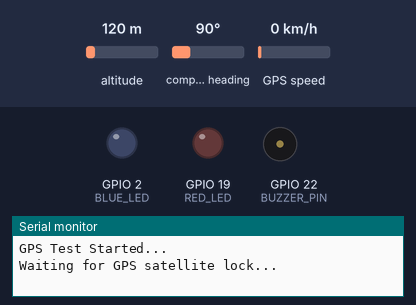
This sketch was run on a simulated ESP32. Shown: output pins drawn as LEDs (lit = HIGH), buzzer (waves = sounding), the last lines printed to the serial monitor. The inputs (shaded band) are chosen by the test bench; at power-on: altitude 120 m, compass heading 90°, GPS speed 0 km/h. The GPS gets a fix after 3 s at 37.7749, -122.4194 with 8 satellites.

Above: at 0.1 s.
At 20.4 s:
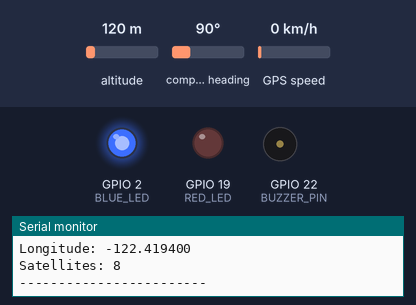
At 39.7 s:
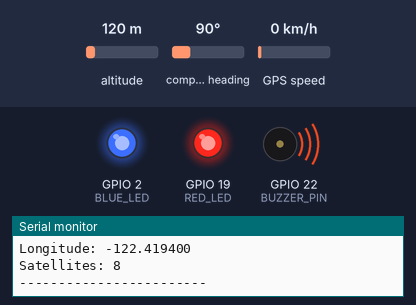
Timing chart, 0 to 40.0 s (numbered marks = the images above):
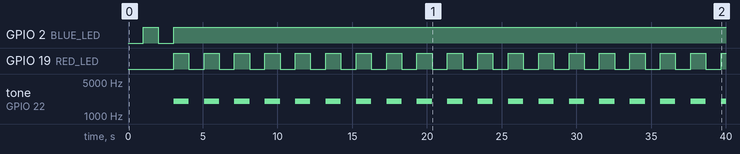

Measured:
- by itself, GPIO 2 (BLUE_LED): LOW → HIGH at 1.0 s, → LOW 1.0 s later, → HIGH 1.0 s later
- by itself, GPIO 19 (RED_LED): alternates HIGH for 1.0 s and LOW for 1.0 s
- by itself, tone on GPIO 22 (BUZZER_PIN): alternates 2000 Hz for 1.0 s and silent for 1.0 s

The sketch:

esp32_irl_implementation_single_bb_test.ino
```cpp
#include <TinyGPS++.h>

#define BUZZER_PIN 22
#define RED_LED 19
#define BLUE_LED 2

#define GPS_RX 16
#define GPS_TX 17

TinyGPSPlus gps;
HardwareSerial GPS(2);

unsigned long previousMillis = 0;
bool alertState = false;

void setup()
{
    Serial.begin(115200);

    // GPS UART2
    GPS.begin(9600, SERIAL_8N1, GPS_RX, GPS_TX);

    pinMode(BUZZER_PIN, OUTPUT);
    pinMode(RED_LED, OUTPUT);
    pinMode(BLUE_LED, OUTPUT);

    digitalWrite(BUZZER_PIN, LOW);
    digitalWrite(RED_LED, LOW);
    digitalWrite(BLUE_LED, LOW);

    Serial.println("GPS Test Started...");
}

void loop()
{
    // Read GPS data
    while (GPS.available())
    {
        gps.encode(GPS.read());
    }

    // Check if GPS has a valid location
    if (gps.location.isValid())
    {
        // Blue LED ON = GPS locked
        digitalWrite(BLUE_LED, HIGH);

        // Blink red LED + buzzer
        if (millis() - previousMillis >= 500)
        {
            previousMillis = millis();

            alertState = !alertState;

            if (alertState)
            {
                digitalWrite(RED_LED, HIGH);
                tone(BUZZER_PIN, 2000);
            }
            else
            {
                digitalWrite(RED_LED, LOW);
                noTone(BUZZER_PIN);
            }
        }

        // Display GPS information
        Serial.print("Latitude: ");
        Serial.println(gps.location.lat(), 6);

        Serial.print("Longitude: ");
        Serial.println(gps.location.lng(), 6);

        Serial.print("Satellites: ");
        Serial.println(gps.satellites.value());

        Serial.println("------------------------");

        delay(1000);
    }
    else
    {
        // No GPS lock
        digitalWrite(RED_LED, LOW);
        noTone(BUZZER_PIN);

        // Blue LED blinks slowly
        if (millis() - previousMillis >= 1000)
        {
            previousMillis = millis();

            alertState = !alertState;
            digitalWrite(BLUE_LED, alertState);
        }

        Serial.println("Waiting for GPS satellite lock...");
        delay(500);
    }
}
```
